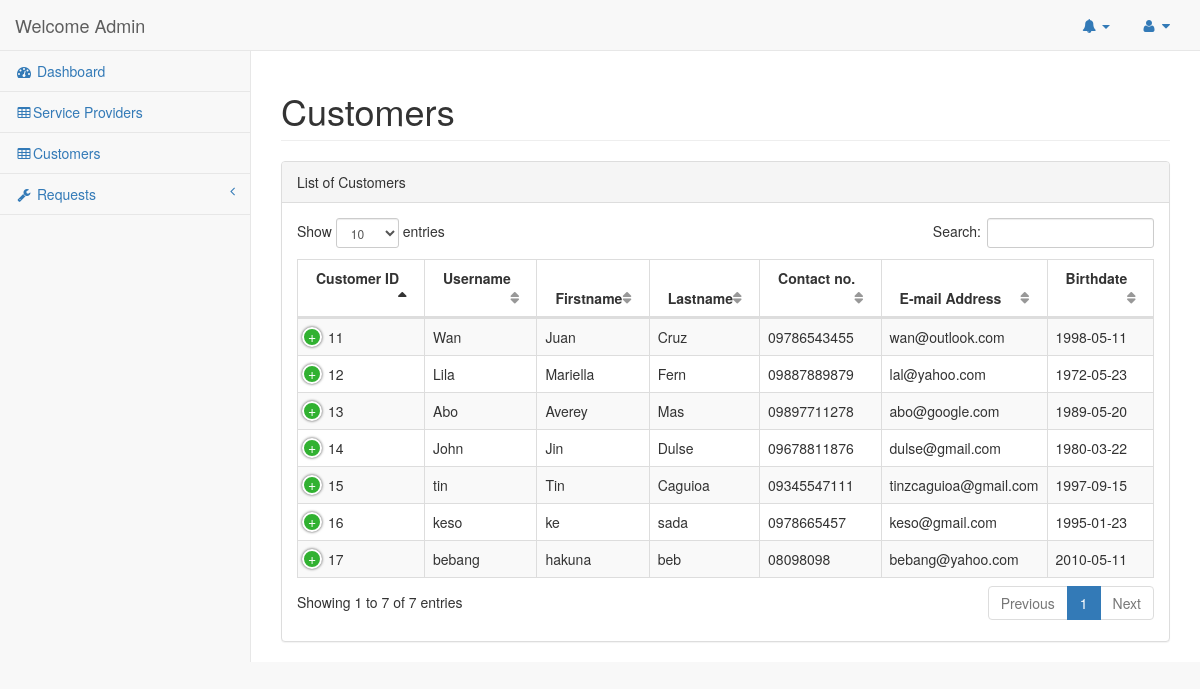
The app's page /adminModule/index.php/auth/customers with its own data.
### tables this page shows
CREATE TABLE `customer` (
  `cuID` int(11) NOT NULL,
  `Image` varchar(255) NOT NULL,
  `UserName` varchar(255) NOT NULL,
  `FirstName` varchar(30) NOT NULL,
  `LastName` varchar(30) NOT NULL,
  `ContactNumber` varchar(255) NOT NULL,
  `Password` varchar(255) NOT NULL,
  `Email` varchar(50) NOT NULL,
  `Address` text,
  `Birthdate` date DEFAULT NULL,
  `Confirmation` varchar(255) NOT NULL
);

### adminModule/application/controllers/Auth.php (called while the page is built, shortened)
<?php
class Auth extends CI_Controller
{
    public function customers(){
        $records = $this->Customer->getCustomers();
        $this->load->view('customers', ['records' => $records]);
    }
}

### adminModule/index.php (called while the page is built, shortened)
<?php
require_once BASEPATH.'core/CodeIgniter.php';

### adminModule/application/models/Customer.php (called while the page is built, shortened)
<?php
class Customer extends CI_Model
{
	public function getCustomers(){
		return $this->db->get('customer')->result();
	}
}

### adminModule/application/views/customers.php (the view, shortened to what this page needs)
<!DOCTYPE html>
<html lang="en">
<head>
    <link href="assets/vendor/bootstrap/css/bootstrap.min.css" rel="stylesheet">
    <link href="assets/vendor/metisMenu/metisMenu.min.css" rel="stylesheet">
    <link href="assets/vendor/datatables-plugins/dataTables.bootstrap.css" rel="stylesheet">
    <link href="assets/vendor/datatables-responsive/dataTables.responsive.css" rel="stylesheet">
    <link href="assets/dist/css/sb-admin-2.css" rel="stylesheet">
    <link href="assets/vendor/font-awesome/css/font-awesome.min.css" rel="stylesheet" type="text/css">
</head>
<body>
    <div id="wrapper">
        <nav class="navbar navbar-default navbar-static-top" role="navigation" style="margin-bottom: 0">
            <div class="navbar-header">
                <a class="navbar-brand" href="index.html">Welcome Admin</a>
            </div>
            <ul class="nav navbar-top-links navbar-right">
                <li class="dropdown">
                    <a href="#" class="dropdown-toggle" data-toggle="dropdown"><i class="fa fa-bell"></i> <b class="caret"></b></a>
                <li class="dropdown">
                    <a class="dropdown-toggle" data-toggle="dropdown" href="#">
                        <i class="fa fa-user fa-fw"></i> <i class="fa fa-caret-down"></i>
                    </a>
                </li>
            </ul>
            <div class="navbar-default sidebar" role="navigation">
                <div class="sidebar-nav navbar-collapse">
                    <ul class="nav" id="side-menu">
                        <li>
                            <a href="<?php echo base_url(); ?>dashboard"><i class="fa fa-dashboard fa-fw"></i> Dashboard</a>
                        </li>
                        <li>
                            <a href="<?php echo base_url(); ?>serviceprovider"><i class="fa fa-table fa-fw"></i>Service Providers</a>
                        </li>
                         <li class="active">
                            <a href="<?php echo base_url(); ?>customer"><i class="fa fa-table fa-fw"></i>Customers</a>
                        </li>
                        <li>
                            <a href="notifications.html"><i class="fa fa-wrench fa-fw"></i> Requests<span class="fa arrow"></span></a>
                        </li>
                    </ul>
                </div>
            </div>
        </nav>
        <div id="page-wrapper">
            <div class="row">
                <div class="col-lg-12">
                    <h1 class="page-header">Customers</h1>
                </div>
            </div>
            <div class="row">
                <div class="col-lg-12">
                    <div class="panel panel-default">
                        <div class="panel-heading">
                            List of Customers
                        </div>
                        <div class="panel-body">
                            <table width="100%" class="table table-striped table-bordered table-hover" id="dataTables-example">
                                <thead>
                                    <tr>
                                        <th>Customer ID</th>
                                        <th>Username</th>
                                        <th>Firstname</th>
                                        <th>Lastname</th>
                                        <th>Contact no.</th>
                                        <th>E-mail Address</th>
                                        <th>Birthdate</th>
                                    </tr>
                                </thead>
                                <tbody>
                                    <?php
                                        foreach($records AS $key => $value)
                                        {?>
                                            <tr>
                                                <td><?php echo $value->cuID; ?></td>
                                                <td><?php echo $value-> UserName; ?></td>
                                                <td><?php echo $value-> FirstName; ?></td>
                                                <td><?php echo $value-> LastName; ?></td>
                                                <td><?php echo $value-> ContactNumber; ?></td>
                                                <td><?php echo $value-> Email; ?></td>
                                                <td><?php echo $value-> Birthdate; ?></td>
                                            </tr>
                                        <?php } ?>
                                </tbody>
                            </table>
                        </div>
                    </div>
                </div>
            </div>
        </div>
    </div>
</body>
</html>

### records on screen
customer: cuID "11", UserName "Wan", FirstName "Juan", LastName "Cruz", ContactNumber "09786543455", Email "wan@outlook.com", Birthdate "1998-05-11"
customer: cuID "12", UserName "Lila", FirstName "Mariella", LastName "Fern", ContactNumber "09887889879", Email "lal@yahoo.com", Birthdate "1972-05-23"
customer: cuID "13", UserName "Abo", FirstName "Averey", LastName "Mas", ContactNumber "09897711278", Email "abo@google.com", Birthdate "1989-05-20"
customer: cuID "14", UserName "John", FirstName "Jin", LastName "Dulse", ContactNumber "09678811876", Email "dulse@gmail.com", Birthdate "1980-03-22"
customer: cuID "15", UserName "tin", FirstName "Tin", LastName "Caguioa", ContactNumber "09345547111", Email "tinzcaguioa@gmail.com", Birthdate "1997-09-15"
customer: cuID "16", UserName "keso", FirstName "ke", LastName "sada", ContactNumber "0978665457", Email "keso@gmail.com", Birthdate "1995-01-23"
customer: cuID "17", UserName "bebang", FirstName "hakuna", LastName "beb", ContactNumber "08098098", Email "bebang@yahoo.com", Birthdate "2010-05-11"
